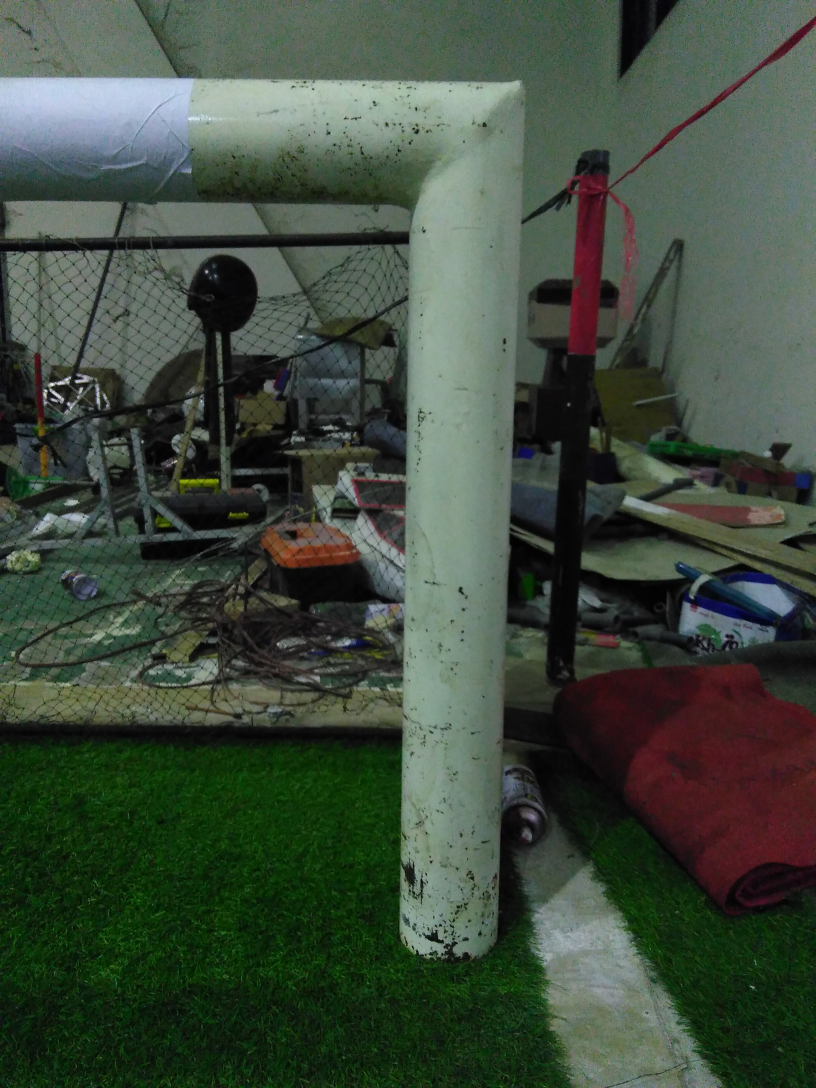
#> input picture gambar/tiang_kanan.jpg, 2448 x 3264 px (shown at 1/3 size)
$ python backprojection.py
#> lines starting #> are read from the running program, lines starting #| are printed output that depends on the picture
# -*- coding: utf-8 -*-
"""
Created on Wed Feb 20 13:27:40 2019

@author: Binatang Kesusahan
"""

import cv2 as cv
import numpy as np

#video = cv.VideoCapture("goalpost.mp4")
video = cv.VideoCapture(0)
roi = cv.imread("gambar/tiang_kanan.jpg")
#> roi is the input picture: shape (3264, 2448, 3); mean B, G, R 61.7, 75.5, 63.1
roi = cv.resize(roi , (600,400))
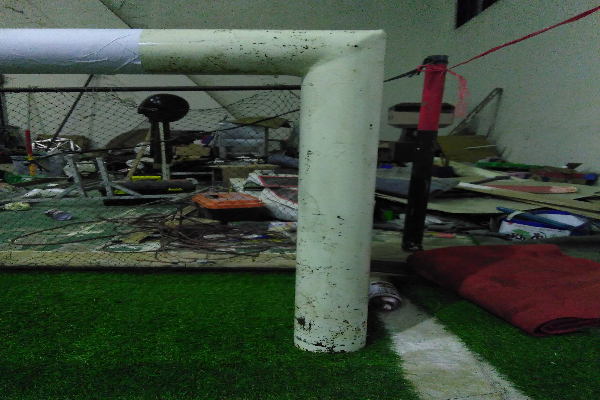
#> roi: shape (400, 600, 3); mean B, G, R 61.6, 75.4, 63
hsv_roi = cv.cvtColor(roi, cv.COLOR_BGR2HSV)
#> hsv_roi: shape (400, 600, 3); mean H, S, V 66, 83.9, 78.9
roi_hist = cv.calcHist([hsv_roi], [0], None, [180], [0, 180] )
#> roi_hist = 180 values, max 12934 at index 0, min 0 at index 149, mean 1333.3
roi_hist = cv.normalize(roi_hist, roi_hist, 0, 255, cv.NORM_MINMAX)
#> roi_hist = 180 values, max 255 at index 0, min 0 at index 149, mean 26.29


while True:
    _, frame = video.read()
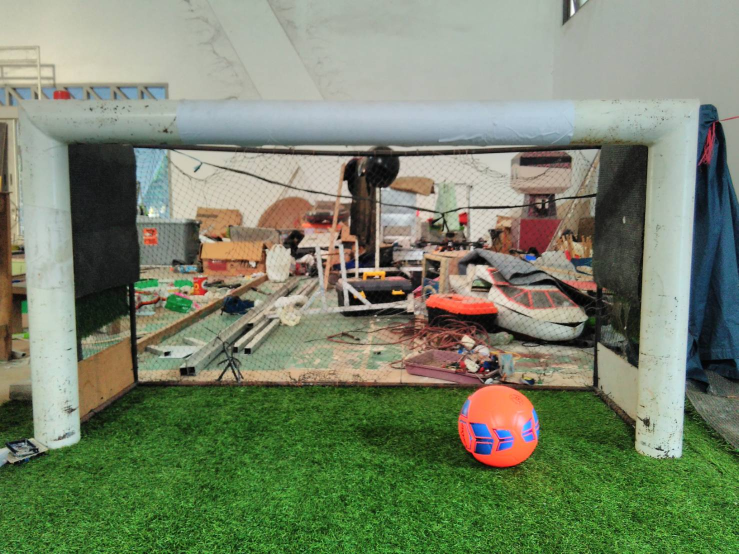
#> input picture foto_gawang.jpg, 1477 x 1108 px, given in place of the camera (shown at 1/2 size)
#> frame is the input picture: shape (1108, 1477, 3); mean B, G, R 106.3, 132.1, 120.7
    hsv = cv.cvtColor(frame, cv.COLOR_BGR2HSV)
#> hsv: shape (1108, 1477, 3); mean H, S, V 49.7, 79.7, 139.6
    mask = cv.calcBackProject([hsv], [0], roi_hist, [0,180], 1)
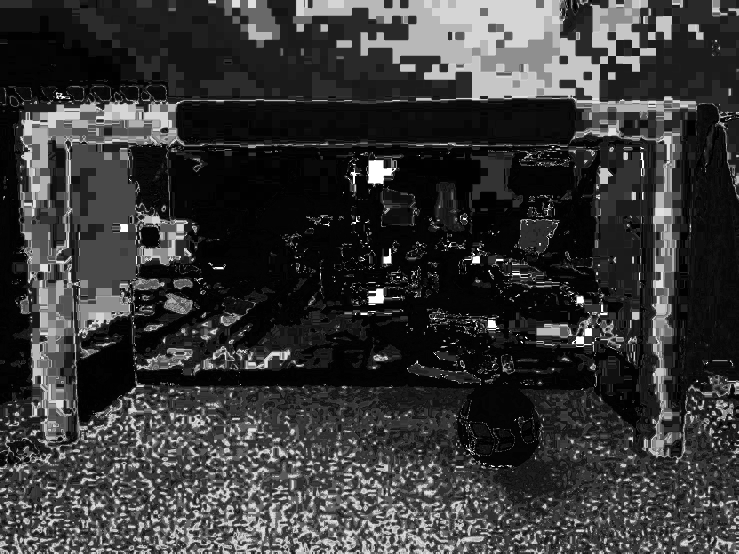
#> mask: shape (1108, 1477) (shown at 1/2 size); min 0, max 255, mean 55.2

    cv.imshow("mask", mask)
    cv.imshow("frame", frame)

    key = cv.waitKey(80)
#> (key Esc is pressed here)
    if key == 27:
        break

video.release()
cv.destroyAllWindows()


# [18 lines of commented-out code are left out]
